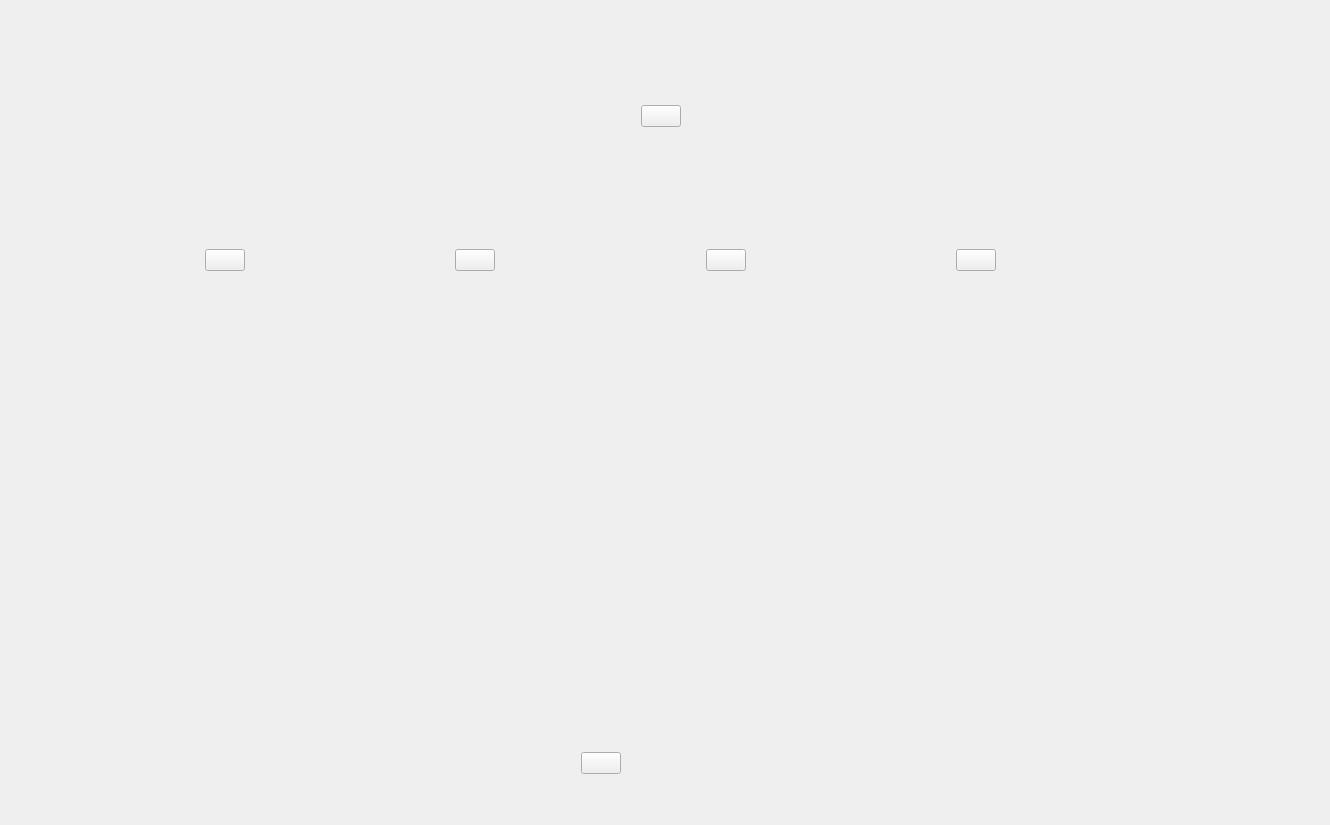
            <widget class="QWidget" name="infoPage">
             <widget class="QWidget" name="horizontalLayoutWidget_2">
              <property name="geometry">
               <rect>
                <x>0</x>
                <y>10</y>
                <width>1321</width>
                <height>212</height>
               </rect>
              </property>
              <layout class="QHBoxLayout" name="horizontalLayout_46">
               <item>
                <spacer name="horizontalSpacer_93">
                 <property name="orientation">
                  <enum>Qt::Horizontal</enum>
                 </property>
                 <property name="sizeHint" stdset="0">
                  <size>
                   <width>40</width>
                   <height>20</height>
                  </size>
                 </property>
                </spacer>
               </item>
               <item>
                <widget class="QPushButton" name="logoButton">
                 <property name="text">
                  <string/>
                 </property>
                 <property name="icon">
                  <iconset>
                   <normaloff>../images/logo_english_university.png</normaloff>../images/logo_english_university.png</iconset>
                 </property>
                 <property name="iconSize">
                  <size>
                   <width>500</width>
                   <height>200</height>
                  </size>
                 </property>
                </widget>
               </item>
               <item>
                <spacer name="horizontalSpacer_92">
                 <property name="orientation">
                  <enum>Qt::Horizontal</enum>
                 </property>
                 <property name="sizeHint" stdset="0">
                  <size>
                   <width>40</width>
                   <height>20</height>
                  </size>
                 </property>
                </spacer>
               </item>
              </layout>
             </widget>
             <widget class="QWidget" name="horizontalLayoutWidget_4">
              <property name="geometry">
               <rect>
                <x>0</x>
                <y>220</y>
                <width>1201</width>
                <height>80</height>
               </rect>
              </property>
              <layout class="QHBoxLayout" name="horizontalLayout_43">
               <item>
                <spacer name="horizontalSpacer_57">
                 <property name="orientation">
                  <enum>Qt::Horizontal</enum>
                 </property>
                 <property name="sizeHint" stdset="0">
                  <size>
                   <width>40</width>
                   <height>20</height>
                  </size>
                 </property>
                </spacer>
               </item>
               <item>
                <widget class="QPushButton" name="youtubeButton">
                 <property name="text">
                  <string/>
                 </property>
                 <property name="icon">
                  <iconset>
                   <normaloff>../images/icons8-youtube-48.png</normaloff>../images/icons8-youtube-48.png</iconset>
                 </property>
                 <property name="iconSize">
                  <size>
                   <width>48</width>
                   <height>48</height>
                  </size>
                 </property>
                </widget>
               </item>
               <item>
                <spacer name="horizontalSpacer_98">
                 <property name="orientation">
                  <enum>Qt::Horizontal</enum>
                 </property>
                 <property name="sizeHint" stdset="0">
                  <size>
                   <width>40</width>
                   <height>20</height>
                  </size>
                 </property>
                </spacer>
               </item>
               <item>
                <widget class="QPushButton" name="instagramButton">
                 <property name="text">
                  <string/>
                 </property>
                 <property name="icon">
                  <iconset>
                   <normaloff>../images/icons8-instagram-48.png</normaloff>../images/icons8-instagram-48.png</iconset>
                 </property>
                 <property name="iconSize">
                  <size>
                   <width>48</width>
                   <height>48</height>
                  </size>
                 </property>
                </widget>
               </item>
               <item>
                <spacer name="horizontalSpacer_95">
                 <property name="orientation">
                  <enum>Qt::Horizontal</enum>
                 </property>
                 <property name="sizeHint" stdset="0">
                  <size>
                   <width>40</width>
                   <height>20</height>
                  </size>
                 </property>
                </spacer>
               </item>
               <item>
                <widget class="QPushButton" name="linkedInlBUtton">
                 <property name="text">
                  <string/>
                 </property>
                 <property name="icon">
                  <iconset>
                   <normaloff>../images/icons8-linkedin-48.png</normaloff>../images/icons8-linkedin-48.png</iconset>
                 </property>
                 <property name="iconSize">
                  <size>
                   <width>48</width>
                   <height>48</height>
                  </size>
                 </property>
                </widget>
               </item>
               <item>
                <spacer name="horizontalSpacer_96">
                 <property name="orientation">
                  <enum>Qt::Horizontal</enum>
                 </property>
                 <property name="sizeHint" stdset="0">
                  <size>
                   <width>40</width>
                   <height>20</height>
                  </size>
                 </property>
                </spacer>
               </item>
               <item>
                <widget class="QPushButton" name="githubButton">
                 <property name="text">
                  <string/>
                 </property>
                 <property name="icon">
                  <iconset>
                   <normaloff>../images/icons8-github-48.png</normaloff>../images/icons8-github-48.png</iconset>
                 </property>
                 <property name="iconSize">
                  <size>
                   <width>48</width>
                   <height>48</height>
                  </size>
                 </property>
                </widget>
               </item>
               <item>
                <spacer name="horizontalSpacer_94">
                 <property name="orientation">
                  <enum>Qt::Horizontal</enum>
                 </property>
                 <property name="sizeHint" stdset="0">
                  <size>
                   <width>40</width>
                   <height>20</height>
                  </size>
                 </property>
                </spacer>
               </item>
              </layout>
             </widget>
             <widget class="QWidget" name="horizontalLayoutWidget">
              <property name="geometry">
               <rect>
                <x>0</x>
                <y>710</y>
                <width>1201</width>
                <height>106</height>
               </rect>
              </property>
              <layout class="QHBoxLayout" name="horizontalLayout_45">
               <item>
                <spacer name="horizontalSpacer_58">
                 <property name="orientation">
                  <enum>Qt::Horizontal</enum>
                 </property>
                 <property name="sizeHint" stdset="0">
                  <size>
                   <width>40</width>
                   <height>20</height>
                  </size>
                 </property>
                </spacer>
               </item>
               <item>
                <widget class="QPushButton" name="logOut">
                 <property name="text">
                  <string/>
                 </property>
                 <property name="icon">
                  <iconset>
                   <normaloff>../images/icons8-logout-96.png</normaloff>../images/icons8-logout-96.png</iconset>
                 </property>
                 <property name="iconSize">
                  <size>
                   <width>90</width>
                   <height>90</height>
                  </size>
                 </property>
                </widget>
               </item>
               <item>
                <spacer name="horizontalSpacer_59">
                 <property name="orientation">
                  <enum>Qt::Horizontal</enum>
                 </property>
                 <property name="sizeHint" stdset="0">
                  <size>
                   <width>40</width>
                   <height>20</height>
                  </size>
                 </property>
                </spacer>
               </item>
              </layout>
             </widget>
            </widget>
